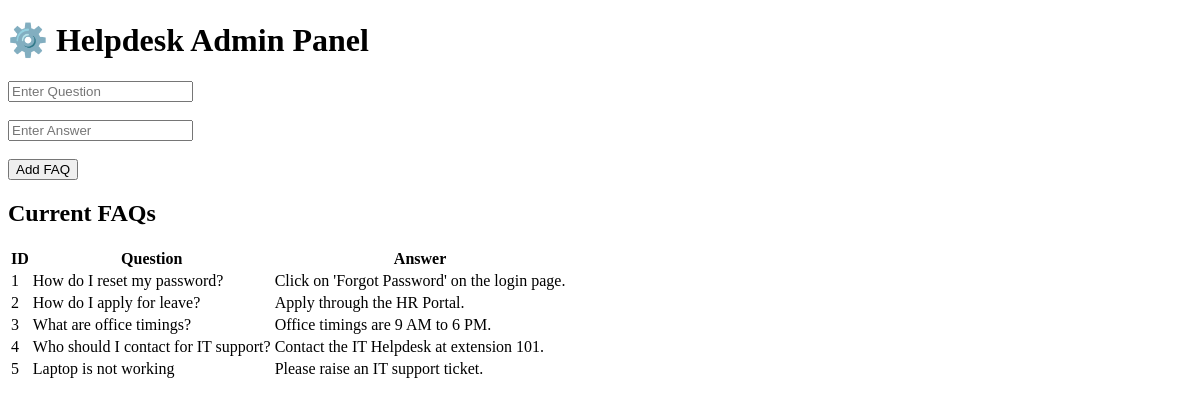
The page /admin on the database its author committed.
### tables this page shows
CREATE TABLE faq (
    id INTEGER PRIMARY KEY AUTOINCREMENT,
    question TEXT,
    answer TEXT
);

### app.py (the view, shortened to what this page needs)
@app.route("/admin", methods=["GET", "POST"])
def admin():
    conn = sqlite3.connect("helpdesk.db")
    cursor = conn.cursor()
    cursor.execute("SELECT * FROM faq")
    data = cursor.fetchall()
    conn.close()
    return render_template("admin.html", data=data)

### templates/admin.html (shortened to what this page needs)
<!DOCTYPE html>
<html>
<head>
<link rel="stylesheet" href="{{ url_for('static', filename='style.css') }}">
</head>
<body>
<div class="admin-box">
<h1>⚙️ Helpdesk Admin Panel</h1>
<form method="POST">
<input
type="text"
name="question"
placeholder="Enter Question"
required>
<br><br>
<input
type="text"
name="answer"
placeholder="Enter Answer"
required>
<br><br>
<button>Add FAQ</button>
</form>
<h2>Current FAQs</h2>
<table>
<tr>
<th>ID</th>
<th>Question</th>
<th>Answer</th>
</tr>
{% for row in data %}
<tr>
<td>{{ row[0] }}</td>
<td>{{ row[1] }}</td>
<td>{{ row[2] }}</td>
</tr>
{% endfor %}
</table>
</div>
</body>
</html>

### static/style.css (style rules this page uses)
button { transition:0.3s; }

### rows shown on the page
faq: id "1", question "How do I reset my password?", answer "Click on 'Forgot Password' on the login page."
faq: id "2", question "How do I apply for leave?", answer "Apply through the HR Portal."
faq: id "3", question "What are office timings?", answer "Office timings are 9 AM to 6 PM."
faq: id "4", question "Who should I contact for IT support?", answer "Contact the IT Helpdesk at extension 101."
faq: id "5", question "Laptop is not working", answer "Please raise an IT support ticket."
